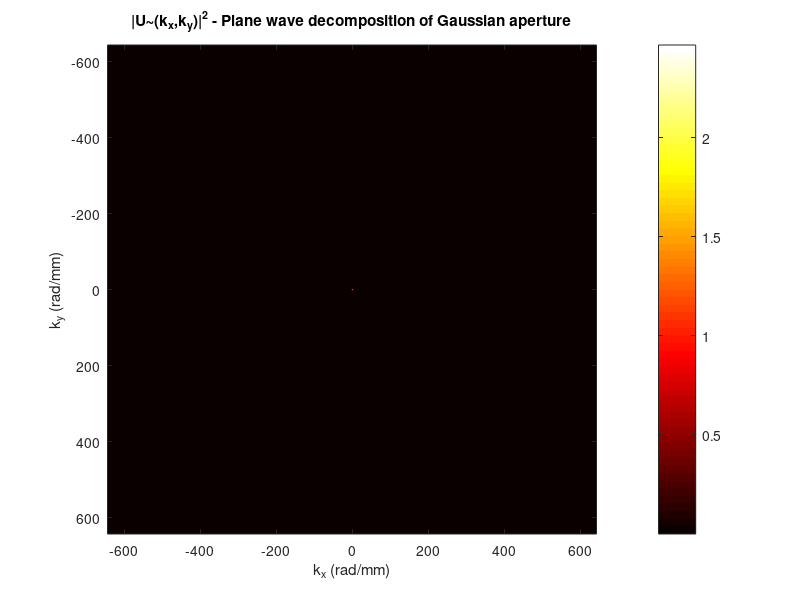

MATLAB code for this plot:
%% Numerical plane wave decomposition of Gaussian aperture
clear; clc; close all;

% -----------------------------
% Parameters
% -----------------------------
sigma = 0.5;          % Gaussian standard deviation in mm
lambda = 500e-6;      % wavelength in mm (500 nm)
L = 5;                % size of computational window in mm
N = 1024;             % number of points for FFT

% -----------------------------
% Spatial grid
% -----------------------------
dx = L / N;
x = -L/2 : dx : L/2 - dx;
y = x;
[X, Y] = meshgrid(x, y);

% -----------------------------
% Gaussian aperture field
% -----------------------------
U0 = exp(-(X.^2 + Y.^2)/(2*sigma^2));

% -----------------------------
% 2D FFT (plane wave decomposition)
% -----------------------------
U_fft = fftshift(fft2(ifftshift(U0)));
U_fft = U_fft * dx^2;          % scale for integral approximation
I_k = abs(U_fft).^2;           % square modulus

% -----------------------------
% Map FFT to kx, ky axes
% -----------------------------
dk = 2*pi / L;                  % spatial frequency step in rad/mm
kx = (-N/2:N/2-1) * dk;        % kx vector in rad/mm
ky = kx;
[KX, KY] = meshgrid(kx, ky);

% -----------------------------
% Plot plane wave decomposition intensity
% -----------------------------
figure;
x_vec = kx; y_vec = ky;  % vectors for imagesc
imagesc(x_vec, y_vec, I_k);
axis image;
colormap hot;
colorbar;
xlabel('k_x (rad/mm)');
ylabel('k_y (rad/mm)');
title('|U~(k_x,k_y)|^2 - Plane wave decomposition of Gaussian aperture');
